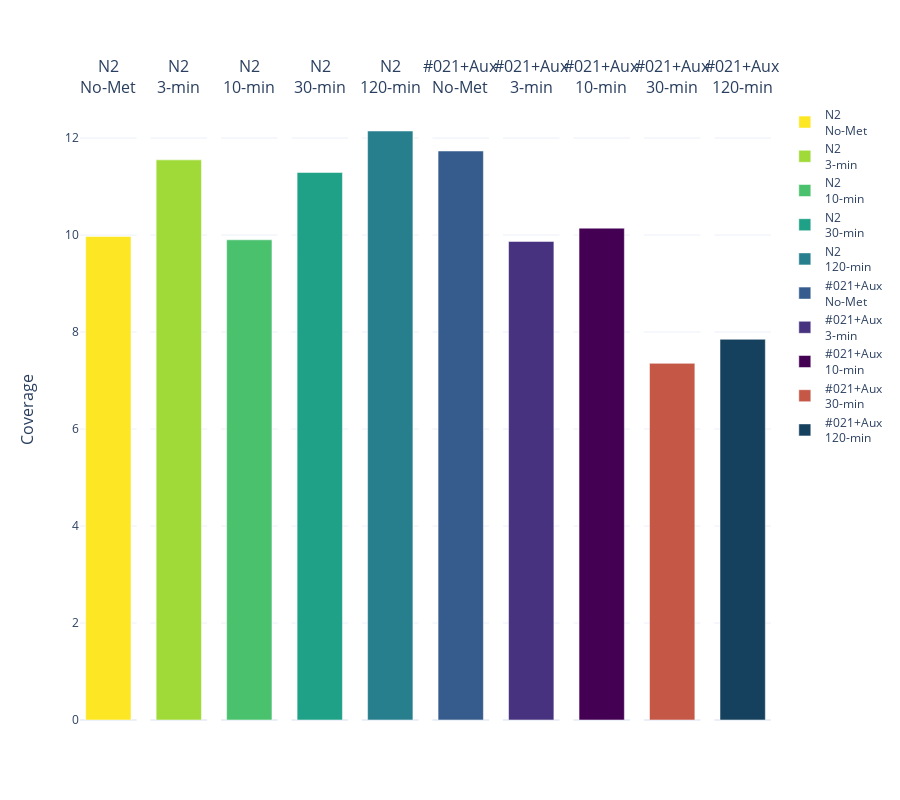

The code cell stored with this chart in its notebook:
### Code cell
# Plot the boxplot
marker_colors =["#fde725","#a0da39","#4ac16d","#1fa187","#277f8e","#365c8d","#46327e","#440154","#c45746","#16415e"]

fig = make_subplots(rows=1, cols=len(conditions),
                y_title = "Coverage",
                shared_yaxes=True,
                subplot_titles=(plotly_conditions))

print("Total MB aligned for ALL conditons: ",int(combined_regions['total_bases'].sum()/1000000),
     " | across ", int(combined_regions['overlapping_reads'].sum())," reads with avg. length of: ",
     int(combined_regions['total_bases'].sum()/combined_regions['overlapping_reads'].sum()))
for i in range(0,10):
    tube_df = combined_regions.loc[combined_regions['condition']==conditions[i]]
    m6A_frac_tube = [tube_df['total_bases'].sum()/100000000*3.125] #3.125 is the scaling factor for adenosines in c elegans genome.
    print("Total MB aligned for ",conditions[i],
          ": ",int(tube_df['total_bases'].sum()/1000000), 
          " | across ", int(tube_df['overlapping_reads'].sum()),
          " reads with avg. length of: ",
          int(tube_df['total_bases'].sum()/tube_df['overlapping_reads'].sum()))
    trace0 = go.Bar(x=tube_df['condition']+" ", y=m6A_frac_tube,
                         name=plotly_conditions[i], marker_color =marker_colors[i])

    fig.append_trace(trace0, row = 1, col = i+1)
    
fig['layout'].update(height = 800)
fig.update_layout(template="plotly_white")
fig.update_xaxes(showticklabels=False)
#fig.update_yaxes(range=[0.7, 1.3])
    
#fig.update_layout(boxmode='group', xaxis_tickangle=0)
fig.show()

### Figure 1 — Plotly figure (JSON) as saved in the notebook; plotly's stock layout.template omitted (floating-point values rounded to 4 significant figures; data arrays with more than 128 entries replaced by an {"elided": "..."} marker saying what was removed)
{"data": [{"marker": {"color": "#fde725"}, "name": "N2<br>No-Met", "type": "bar", "x": {"elided": "504 str values"}, "xaxis": "x", "y": [9.971], "yaxis": "y"}, {"marker": {"color": "#a0da39"}, "name": "N2<br>3-min", "type": "bar", "x": {"elided": "504 str values"}, "xaxis": "x2", "y": [11.55], "yaxis": "y2"}, {"marker": {"color": "#4ac16d"}, "name": "N2<br>10-min", "type": "bar", "x": {"elided": "504 str values"}, "xaxis": "x3", "y": [9.902], "yaxis": "y3"}, {"marker": {"color": "#1fa187"}, "name": "N2<br>30-min", "type": "bar", "x": {"elided": "504 str values"}, "xaxis": "x4", "y": [11.29], "yaxis": "y4"}, {"marker": {"color": "#277f8e"}, "name": "N2<br>120-min", "type": "bar", "x": {"elided": "504 str values"}, "xaxis": "x5", "y": [12.15], "yaxis": "y5"}, {"marker": {"color": "#365c8d"}, "name": "#021+Aux<br>No-Met", "type": "bar", "x": {"elided": "504 str values"}, "xaxis": "x6", "y": [11.73], "yaxis": "y6"}, {"marker": {"color": "#46327e"}, "name": "#021+Aux<br>3-min", "type": "bar", "x": {"elided": "504 str values"}, "xaxis": "x7", "y": [9.869], "yaxis": "y7"}, {"marker": {"color": "#440154"}, "name": "#021+Aux<br>10-min", "type": "bar", "x": {"elided": "504 str values"}, "xaxis": "x8", "y": [10.14], "yaxis": "y8"}, {"marker": {"color": "#c45746"}, "name": "#021+Aux<br>30-min", "type": "bar", "x": {"elided": "504 str values"}, "xaxis": "x9", "y": [7.354], "yaxis": "y9"}, {"marker": {"color": "#16415e"}, "name": "#021+Aux<br>120-min", "type": "bar", "x": {"elided": "504 str values"}, "xaxis": "x10", "y": [7.851], "yaxis": "y10"}], "layout": {"annotations": [{"font": {"size": 16}, "showarrow": false, "text": "N2<br>No-Met", "x": 0.041, "xanchor": "center", "xref": "paper", "y": 1, "yanchor": "bottom", "yref": "paper"}, {"font": {"size": 16}, "showarrow": false, "text": "N2<br>3-min", "x": 0.143, "xanchor": "center", "xref": "paper", "y": 1, "yanchor": "bottom", "yref": "paper"}, {"font": {"size": 16}, "showarrow": false, "text": "N2<br>10-min", "x": 0.245, "xanchor": "center", "xref": "paper", "y": 1, "yanchor": "bottom", "yref": "paper"}, {"font": {"size": 16}, "showarrow": false, "text": "N2<br>30-min", "x": 0.347, "xanchor": "center", "xref": "paper", "y": 1, "yanchor": "bottom", "yref": "paper"}, {"font": {"size": 16}, "showarrow": false, "text": "N2<br>120-min", "x": 0.449, "xanchor": "center", "xref": "paper", "y": 1, "yanchor": "bottom", "yref": "paper"}, {"font": {"size": 16}, "showarrow": false, "text": "#021+Aux<br>No-Met", "x": 0.551, "xanchor": "center", "xref": "paper", "y": 1, "yanchor": "bottom", "yref": "paper"}, {"font": {"size": 16}, "showarrow": false, "text": "#021+Aux<br>3-min", "x": 0.653, "xanchor": "center", "xref": "paper", "y": 1, "yanchor": "bottom", "yref": "paper"}, {"font": {"size": 16}, "showarrow": false, "text": "#021+Aux<br>10-min", "x": 0.755, "xanchor": "center", "xref": "paper", "y": 1, "yanchor": "bottom", "yref": "paper"}, {"font": {"size": 16}, "showarrow": false, "text": "#021+Aux<br>30-min", "x": 0.857, "xanchor": "center", "xref": "paper", "y": 1, "yanchor": "bottom", "yref": "paper"}, {"font": {"size": 16}, "showarrow": false, "text": "#021+Aux<br>120-min", "x": 0.959, "xanchor": "center", "xref": "paper", "y": 1, "yanchor": "bottom", "yref": "paper"}, {"font": {"size": 16}, "showarrow": false, "text": "Coverage", "textangle": -90, "x": 0, "xanchor": "right", "xref": "paper", "xshift": -40, "y": 0.5, "yanchor": "middle", "yref": "paper"}], "height": 800, "xaxis": {"anchor": "y", "domain": [0, 0.082], "showticklabels": false}, "xaxis10": {"anchor": "y10", "domain": [0.918, 1.0], "showticklabels": false}, "xaxis2": {"anchor": "y2", "domain": [0.102, 0.184], "showticklabels": false}, "xaxis3": {"anchor": "y3", "domain": [0.204, 0.286], "showticklabels": false}, "xaxis4": {"anchor": "y4", "domain": [0.306, 0.388], "showticklabels": false}, "xaxis5": {"anchor": "y5", "domain": [0.408, 0.49], "showticklabels": false}, "xaxis6": {"anchor": "y6", "domain": [0.51, 0.592], "showticklabels": false}, "xaxis7": {"anchor": "y7", "domain": [0.612, 0.694], "showticklabels": false}, "xaxis8": {"anchor": "y8", "domain": [0.714, 0.796], "showticklabels": false}, "xaxis9": {"anchor": "y9", "domain": [0.816, 0.898], "showticklabels": false}, "yaxis": {"anchor": "x", "domain": [0, 1]}, "yaxis10": {"anchor": "x10", "domain": [0, 1], "matches": "y", "showticklabels": false}, "yaxis2": {"anchor": "x2", "domain": [0, 1], "matches": "y", "showticklabels": false}, "yaxis3": {"anchor": "x3", "domain": [0, 1], "matches": "y", "showticklabels": false}, "yaxis4": {"anchor": "x4", "domain": [0, 1], "matches": "y", "showticklabels": false}, "yaxis5": {"anchor": "x5", "domain": [0, 1], "matches": "y", "showticklabels": false}, "yaxis6": {"anchor": "x6", "domain": [0, 1], "matches": "y", "showticklabels": false}, "yaxis7": {"anchor": "x7", "domain": [0, 1], "matches": "y", "showticklabels": false}, "yaxis8": {"anchor": "x8", "domain": [0, 1], "matches": "y", "showticklabels": false}, "yaxis9": {"anchor": "x9", "domain": [0, 1], "matches": "y", "showticklabels": false}}}
